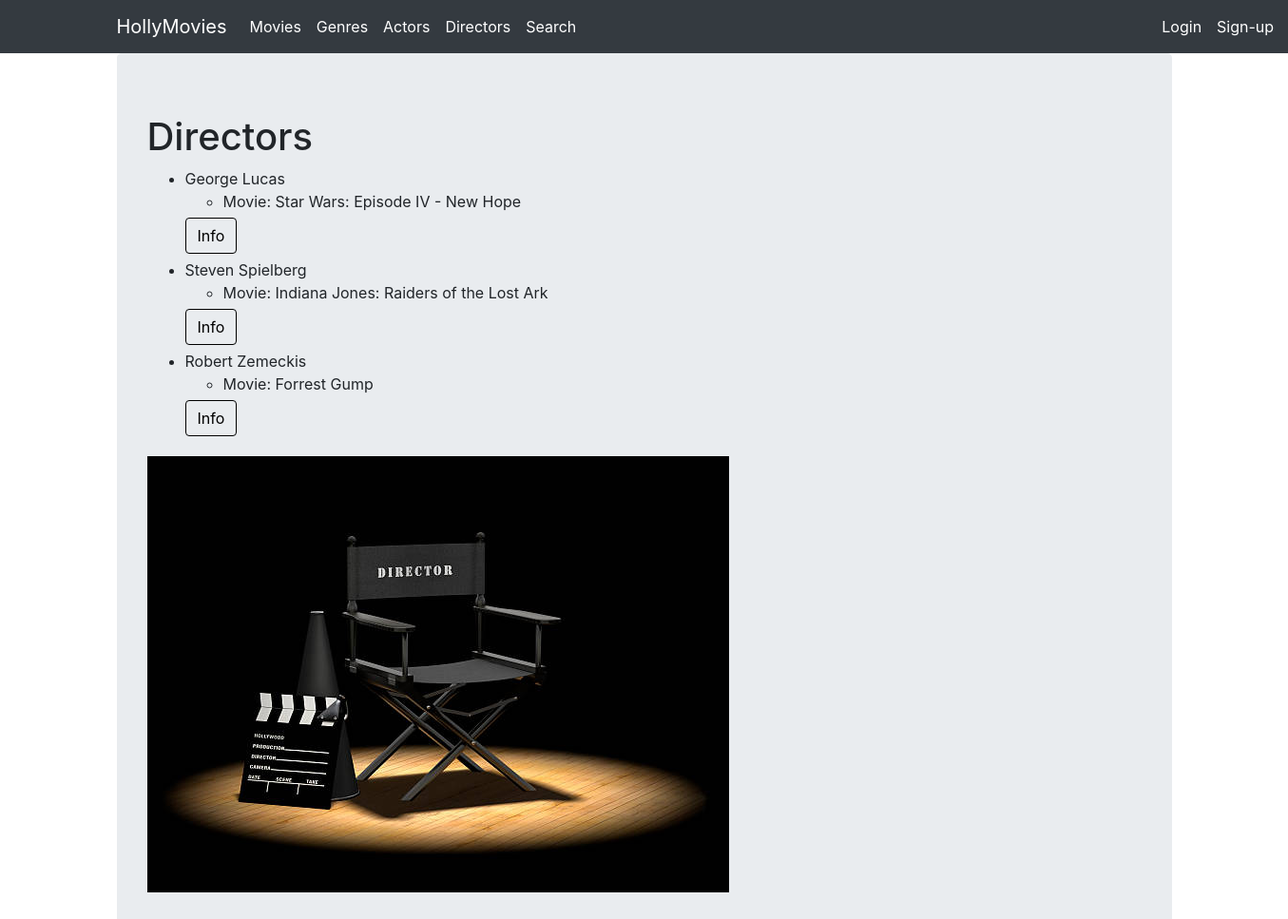
/directors, run on the app's committed database.
### viewer/models.py (models this page shows, shortened)
class Director(Model):
  name = CharField(max_length=128, default=None)
  surname = CharField(max_length=128, default=None)

class Movie(Model):
  title = CharField(max_length=128)
  genre = ForeignKey(Genre, on_delete=DO_NOTHING)
  rating = IntegerField()
  released = DateField()
  description = TextField()
  created = DateTimeField(auto_now_add=True)
  directors = ManyToManyField('Director', related_name='directed_movies', blank=True)
  actors = ManyToManyField('Actor', related_name='appeared_in_movies', blank=True)

### viewer/views.py (the view)
# urls.py: path("directors", DirectorView.as_view(), name='directors'),
class DirectorView(ListView):
    template_name = 'directors.html'
    model = Director

### templates/directors.html (shortened to what this page needs)
{% extends "base.html" %}
{% load static %}
{% block content %}
    <head>
        <link rel="stylesheet" href="{% static 'basic_style.css' %}">
    </head>
    <h1>Directors</h1>
    <ul>
        {% for director in object_list %}
            <li>
                {{ director.name }} {{ director.surname }}
                <ul>
                    {% for movie in director.directed_movies.all %}
                        <li>Movie: {{ movie.title }}</li>
                    {% empty %}
                        <li>No movies directed</li>
                    {% endfor %}
                </ul>
                <a href="{% url "director_profile" director.pk %}">
                    <button type="button" class="btn btn-outline-secondary" style="color: black; border-color: black; outline: darkgray" >Info</button>
                </a>
            </li>
        {% endfor %}
    </ul>
    <img src="{% static "Director_chair.jpg" %}">
{% endblock %}

### viewer/static/basic_style.css (style rules this page uses)
.btn-outline-secondary { margin-bottom: 5px; margin-top: 5px; }

### data on the page
Director: name "George", surname "Lucas"
Movie: title "Star Wars: Episode IV - New Hope"
Director: name "Steven", surname "Spielberg"
Movie: title "Indiana Jones: Raiders of the Lost Ark"
Director: name "Robert", surname "Zemeckis"
Movie: title "Forrest Gump"
